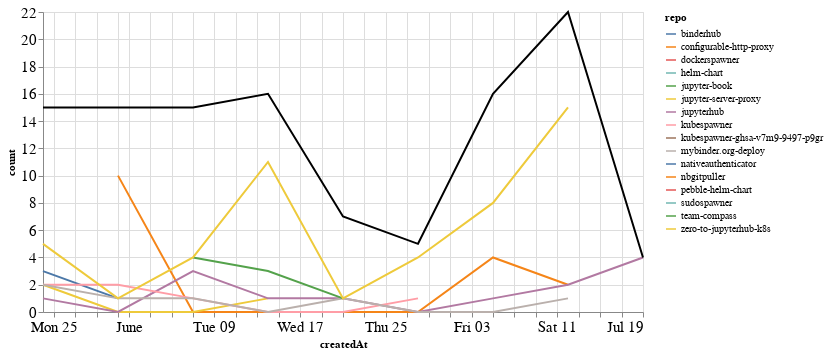

The code cell stored with this chart in its notebook:
### Markdown cell above
## Comments

### Code cell
comments_time = comments.groupby('repo').resample('W', on='createdAt').count()['author'].reset_index()
comments_time = comments_time.rename(columns={'author': 'count'})
comments_time_total = comments_time.groupby('createdAt').agg({"count": "sum"}).reset_index()
ch1 = alt.Chart(comments_time, width=600).mark_line().encode(
    x='createdAt',
    y='count',
    color='repo',
    tooltip="repo"
)

ch2 = alt.Chart(comments_time_total, width=600).mark_line(color="black").encode(
    x='createdAt',
    y='count',
)

ch1 + ch2

### Figure 1 — Vega-Lite specification as saved in the notebook (floating-point values rounded to 4 significant figures)
{"config": {"axisLeft": {"labelFontSize": 15}, "axisBottom": {"labelFontSize": 15}}, "layer": [{"data": {"name": "data-0812277548b4446f07e5117b8d225dcf"}, "mark": "line", "encoding": {"color": {"type": "nominal", "field": "repo"}, "tooltip": {"type": "nominal", "field": "repo"}, "x": {"type": "temporal", "field": "createdAt"}, "y": {"type": "quantitative", "field": "count"}}, "width": 600}, {"data": {"name": "data-9dae358ab3167d6d20e550a0d9787125"}, "mark": {"type": "line", "color": "black"}, "encoding": {"x": {"type": "temporal", "field": "createdAt"}, "y": {"type": "quantitative", "field": "count"}}, "width": 600}], "$schema": "https://vega.github.io/schema/vega-lite/v4.8.1.json", "datasets": {"data-0812277548b4446f07e5117b8d225dcf": [{"repo": "binderhub", "createdAt": "2020-05-24T00:00:00", "count": 3}, {"repo": "binderhub", "createdAt": "2020-05-31T00:00:00", "count": 1}, {"repo": "configurable-http-proxy", "createdAt": "2020-05-31T00:00:00", "count": 10}, {"repo": "configurable-http-proxy", "createdAt": "2020-06-07T00:00:00", "count": 0}, {"repo": "configurable-http-proxy", "createdAt": "2020-06-14T00:00:00", "count": 0}, {"repo": "configurable-http-proxy", "createdAt": "2020-06-21T00:00:00", "count": 0}, {"repo": "configurable-http-proxy", "createdAt": "2020-06-28T00:00:00", "count": 0}, {"repo": "configurable-http-proxy", "createdAt": "2020-07-05T00:00:00", "count": 4}, {"repo": "configurable-http-proxy", "createdAt": "2020-07-12T00:00:00", "count": 2}, {"repo": "dockerspawner", "createdAt": "2020-07-05T00:00:00", "count": 1}, {"repo": "helm-chart", "createdAt": "2020-06-07T00:00:00", "count": 1}, {"repo": "jupyter-book", "createdAt": "2020-07-12T00:00:00", "count": 1}, {"repo": "jupyter-server-proxy", "createdAt": "2020-05-24T00:00:00", "count": 2}, {"repo": "jupyter-server-proxy", "createdAt": "2020-05-31T00:00:00", "count": 0}, {"repo": "jupyter-server-proxy", "createdAt": "2020-06-07T00:00:00", "count": 0}, {"repo": "jupyter-server-proxy", "createdAt": "2020-06-14T00:00:00", "count": 1}, {"repo": "jupyterhub", "createdAt": "2020-05-24T00:00:00", "count": 1}, {"repo": "jupyterhub", "createdAt": "2020-05-31T00:00:00", "count": 0}, {"repo": "jupyterhub", "createdAt": "2020-06-07T00:00:00", "count": 3}, {"repo": "jupyterhub", "createdAt": "2020-06-14T00:00:00", "count": 1}, {"repo": "jupyterhub", "createdAt": "2020-06-21T00:00:00", "count": 1}, {"repo": "jupyterhub", "createdAt": "2020-06-28T00:00:00", "count": 0}, {"repo": "jupyterhub", "createdAt": "2020-07-05T00:00:00", "count": 1}, {"repo": "jupyterhub", "createdAt": "2020-07-12T00:00:00", "count": 2}, {"repo": "jupyterhub", "createdAt": "2020-07-19T00:00:00", "count": 4}, {"repo": "kubespawner", "createdAt": "2020-05-24T00:00:00", "count": 2}, {"repo": "kubespawner", "createdAt": "2020-05-31T00:00:00", "count": 2}, {"repo": "kubespawner", "createdAt": "2020-06-07T00:00:00", "count": 1}, {"repo": "kubespawner", "createdAt": "2020-06-14T00:00:00", "count": 0}, {"repo": "kubespawner", "createdAt": "2020-06-21T00:00:00", "count": 0}, {"repo": "kubespawner", "createdAt": "2020-06-28T00:00:00", "count": 1}, {"repo": "kubespawner-ghsa-v7m9-9497-p9gr", "createdAt": "2020-07-05T00:00:00", "count": 1}, {"repo": "mybinder.org-deploy", "createdAt": "2020-05-24T00:00:00", "count": 2}, {"repo": "mybinder.org-deploy", "createdAt": "2020-05-31T00:00:00", "count": 1}, {"repo": "mybinder.org-deploy", "createdAt": "2020-06-07T00:00:00", "count": 1}, {"repo": "mybinder.org-deploy", "createdAt": "2020-06-14T00:00:00", "count": 0}, {"repo": "mybinder.org-deploy", "createdAt": "2020-06-21T00:00:00", "count": 1}, {"repo": "mybinder.org-deploy", "createdAt": "2020-06-28T00:00:00", "count": 0}, {"repo": "mybinder.org-deploy", "createdAt": "2020-07-05T00:00:00", "count": 0}, {"repo": "mybinder.org-deploy", "createdAt": "2020-07-12T00:00:00", "count": 1}, {"repo": "nativeauthenticator", "createdAt": "2020-07-12T00:00:00", "count": 1}, {"repo": "nbgitpuller", "createdAt": "2020-07-05T00:00:00", "count": 1}, {"repo": "pebble-helm-chart", "createdAt": "2020-06-07T00:00:00", "count": 1}, {"repo": "sudospawner", "createdAt": "2020-06-21T00:00:00", "count": 3}, {"repo": "team-compass", "createdAt": "2020-06-07T00:00:00", "count": 4}, {"repo": "team-compass", "createdAt": "2020-06-14T00:00:00", "count": 3}, {"repo": "team-compass", "createdAt": "2020-06-21T00:00:00", "count": 1}, {"repo": "zero-to-jupyterhub-k8s", "createdAt": "2020-05-24T00:00:00", "count": 5}, {"repo": "zero-to-jupyterhub-k8s", "createdAt": "2020-05-31T00:00:00", "count": 1}, {"repo": "zero-to-jupyterhub-k8s", "createdAt": "2020-06-07T00:00:00", "count": 4}, {"repo": "zero-to-jupyterhub-k8s", "createdAt": "2020-06-14T00:00:00", "count": 11}, {"repo": "zero-to-jupyterhub-k8s", "createdAt": "2020-06-21T00:00:00", "count": 1}, {"repo": "zero-to-jupyterhub-k8s", "createdAt": "2020-06-28T00:00:00", "count": 4}, {"repo": "zero-to-jupyterhub-k8s", "createdAt": "2020-07-05T00:00:00", "count": 8}, {"repo": "zero-to-jupyterhub-k8s", "createdAt": "2020-07-12T00:00:00", "count": 15}], "data-9dae358ab3167d6d20e550a0d9787125": [{"createdAt": "2020-05-24T00:00:00", "count": 15}, {"createdAt": "2020-05-31T00:00:00", "count": 15}, {"createdAt": "2020-06-07T00:00:00", "count": 15}, {"createdAt": "2020-06-14T00:00:00", "count": 16}, {"createdAt": "2020-06-21T00:00:00", "count": 7}, {"createdAt": "2020-06-28T00:00:00", "count": 5}, {"createdAt": "2020-07-05T00:00:00", "count": 16}, {"createdAt": "2020-07-12T00:00:00", "count": 22}, {"createdAt": "2020-07-19T00:00:00", "count": 4}]}}
